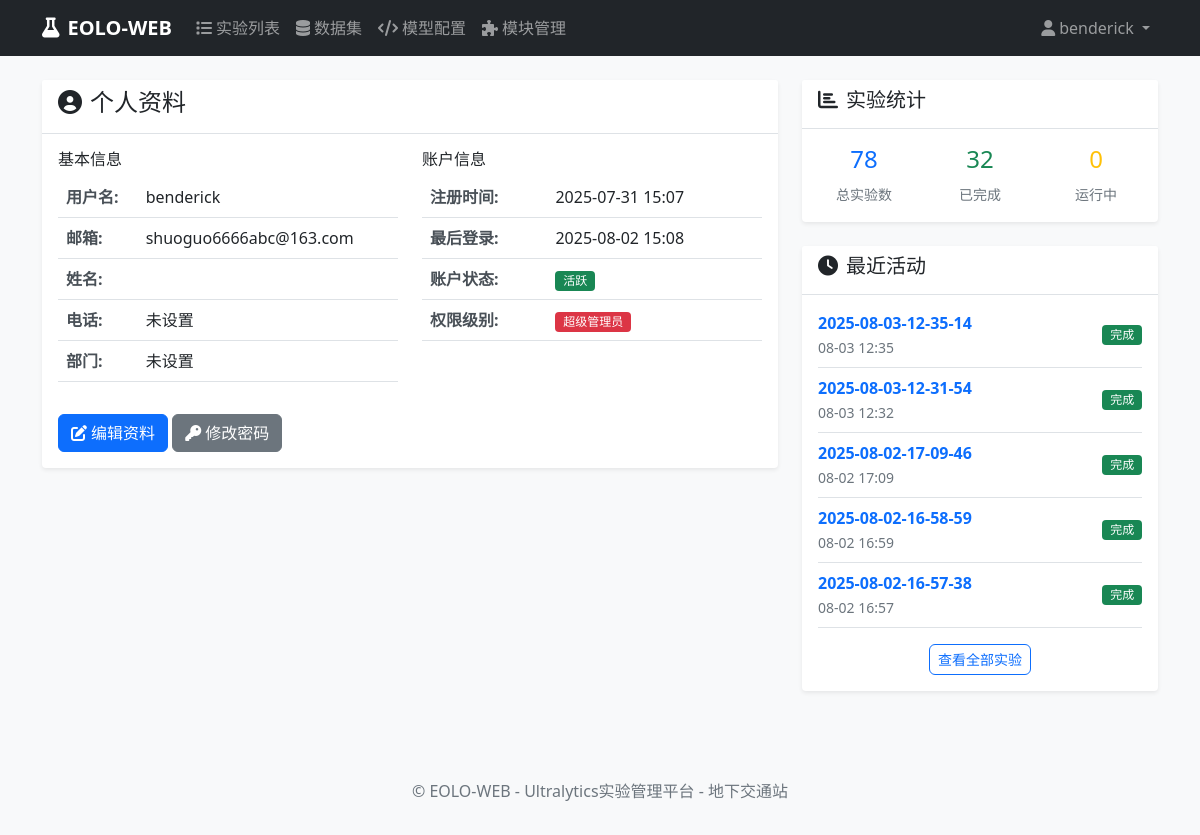
The app's page /accounts/profile/ (signed in), older data.
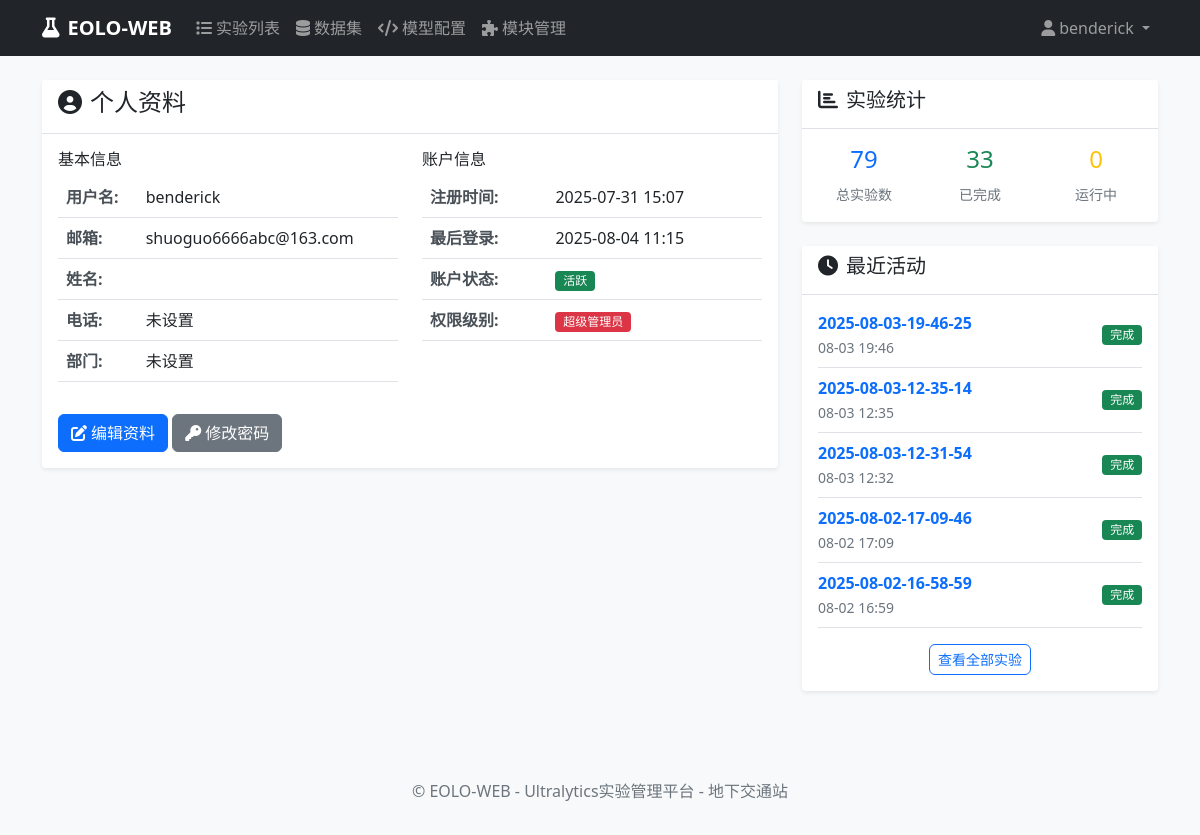
The same page, newer data.
### accounts/models.py (models this page shows, shortened)
class User(AbstractUser):
    phone = models.CharField(max_length=15, blank=True, null=True, verbose_name="电话号码")
    department = models.CharField(max_length=100, blank=True, null=True, verbose_name="部门")
    created_at = models.DateTimeField(auto_now_add=True, verbose_name="创建时间")
    updated_at = models.DateTimeField(auto_now=True, verbose_name="更新时间")
    class Meta:
        verbose_name = "用户"
        verbose_name_plural = "用户"

### experiments/models.py (models this page shows, shortened)
class Experiment(models.Model):
    EXPERIMENT_STATUS_CHOICES = [
        ('pending', '待启动'),
        ('queued', '排队'),
        ('running', '运行'),
        ('interrupted', '中断'),
        ('error', '错误'),
        ('completed', '完成'),
    ]
    TASK_TYPE_CHOICES = [
        ('detect', '目标检测'),
        ('segment', '实例分割'),
        ('classify', '图像分类'),
        ('pose', '姿态估计'),
        ('track', '目标跟踪'),
    ]
    name = models.CharField(max_length=200, verbose_name="实验名称")
    description = models.TextField(blank=True, null=True, verbose_name="实验描述")
    user = models.ForeignKey(User, on_delete=models.CASCADE, verbose_name="创建用户")
    task_type = models.CharField(max_length=20, choices=TASK_TYPE_CHOICES, default='detect', verbose_name="任务类型")
    model_configs = models.TextField(blank=True, null=True, verbose_name="模型配置", help_text="逗号分隔的模型配置路径")
    setting_config = models.CharField(max_length=200, blank=True, null=True, verbose_name="参数配置", help_text="参数配置文件路径")
    dataset = models.CharField(max_length=200, default='', verbose_name="数据集名称")
    epochs = models.IntegerField(default=100, verbose_name="训练轮数")
    batch_size = models.IntegerField(default=16, verbose_name="批量大小")
    device = models.CharField(max_length=20, default='auto', verbose_name="设备")
    SCALE_CHOICES = [
        ('n', 'Nano'),
        ('s', 'Small'),
        ('m', 'Medium'),
        ('l', 'Large'),
        ('x', 'Extra Large'),
    ]
    scale = models.CharField(max_length=1, choices=SCALE_CHOICES, default='n', verbose_name="尺寸")
    group = models.CharField(max_length=100, blank=True, null=True, verbose_name="分组")
    exp_timestamp = models.CharField(max_length=50, blank=True, null=True, verbose_name="实验时间戳")
    project_name = models.CharField(max_length=100, blank=True, null=True, verbose_name="项目名称")
    status = models.CharField(max_length=20, choices=EXPERIMENT_STATUS_CHOICES, default='pending', verbose_name="状态")
    command = models.TextField(blank=True, null=True, verbose_name="生成的命令")
    created_at = models.DateTimeField(auto_now_add=True, verbose_name="创建时间")
    updated_at = models.DateTimeField(auto_now=True, verbose_name="更新时间")
    started_at = models.DateTimeField(blank=True, null=True, verbose_name="开始时间")
    completed_at = models.DateTimeField(blank=True, null=True, verbose_name="完成时间")
    log_file = models.CharField(max_length=500, blank=True, null=True, verbose_name="日志文件")
    result_file = models.CharField(max_length=500, blank=True, null=True, verbose_name="结果文件")
    error_message = models.TextField(blank=True, null=True, verbose_name="错误信息")
    class Meta:
        verbose_name = "实验"
        verbose_name_plural = "实验"
        ordering = ['-created_at']

### accounts/views.py (the view)
# urls.py: path('profile/', views.profile_view, name='profile'),
@login_required
def profile_view(request):
    user = request.user
    total_experiments = user.experiment_set.count()
    completed_experiments = user.experiment_set.filter(status='completed').count()
    running_experiments = user.experiment_set.filter(status='running').count()
    recent_experiments = user.experiment_set.all()[:5]
    context = {
        'user': user,
        'total_experiments': total_experiments,
        'completed_experiments': completed_experiments,
        'running_experiments': running_experiments,
        'recent_experiments': recent_experiments,
    }
    return render(request, 'accounts/profile.html', context)

### templates/accounts/profile.html (shortened to what the changed rows need)
{% extends 'base.html' %}
{% block content %}
<div class="row">
    <div class="col-md-8">
        <div class="card">
            <div class="card-body">
                <div class="row">
                    <div class="col-md-6">
                        <table class="table">
                            <tr>
                                <th>用户名:</th>
                                <td>{{ user.username }}</td>
                            </tr>
                            <tr>
                                <th>邮箱:</th>
                                <td>{{ user.email|default:"未设置" }}</td>
                            </tr>
                            <tr>
                                <th>姓名:</th>
                            </tr>
                            <tr>
                                <th>电话:</th>
                                <td>{{ user.phone|default:"未设置" }}</td>
                            </tr>
                            <tr>
                                <th>部门:</th>
                                <td>{{ user.department|default:"未设置" }}</td>
                            </tr>
                        </table>
                    </div>
                    <div class="col-md-6">
                        <table class="table">
                            <tr>
                                <th>注册时间:</th>
                                <td>{{ user.date_joined|date:"Y-m-d H:i" }}</td>
                            </tr>
                            <tr>
                                <th>最后登录:</th>
                                <td>{{ user.last_login|date:"Y-m-d H:i"|default:"从未登录" }}</td>
                            </tr>
                            <tr>
                                <th>账户状态:</th>
                            </tr>
                            <tr>
                                <th>权限级别:</th>
                            </tr>
                        </table>
                    </div>
                </div>
            </div>
        </div>
    </div>
    <div class="col-md-4">
        <div class="card">
            <div class="card-body">
                <div class="row text-center">
                    <div class="col-4">
                        <h4 class="text-primary">{{ total_experiments }}</h4>
                        <small class="text-muted">总实验数</small>
                    </div>
                    <div class="col-4">
                        <h4 class="text-success">{{ completed_experiments }}</h4>
                        <small class="text-muted">已完成</small>
                    </div>
                </div>
            </div>
        </div>
        <div class="card mt-3">
            <div class="card-body">
                {% if recent_experiments %}
                    {% for experiment in recent_experiments %}
                    <div class="d-flex justify-content-between align-items-center mb-2 pb-2 border-bottom">
                        <div>
                            <a href="{% url 'experiments:detail' experiment.pk %}" class="text-decoration-none">
                                <strong>{{ experiment.name }}</strong>
                            </a>
                            <br>
                            <small class="text-muted">{{ experiment.created_at|date:"m-d H:i" }}</small>
                        </div>
                        <span class="badge
                            {% if experiment.status == 'pending' %}bg-secondary
                            {% elif experiment.status == 'running' %}bg-warning
                            {% elif experiment.status == 'completed' %}bg-success
                            {% elif experiment.status == 'failed' %}bg-danger
                            {% else %}bg-dark
                            {% endif %}">{{ experiment.get_status_display }}</span>
                    </div>
                    {% endfor %}
                {% else %}
                <div class="text-center text-muted">
                    <i class="fas fa-flask fa-2x mb-2"></i>
                    <p>您还没有创建任何实验</p>
                    <a href="{% url 'experiments:create' %}" class="btn btn-sm btn-primary">创建第一个实验</a>
                </div>
                {% endif %}
            </div>
        </div>
    </div>
</div>
{% endblock %}

### templates/base.html (shortened to what this page needs)
<!DOCTYPE html>
<html lang="zh-CN">
<head>
    {% load static %}
    <link href="{% static 'css/bootstrap.min.css' %}" rel="stylesheet">
    <link href="{% static 'css/all.min.css' %}" rel="stylesheet">
    <link rel="stylesheet" href="{% static 'css/main.css' %}">
</head>
<body>
    {% block navbar %}
    <nav class="navbar navbar-expand-lg navbar-dark bg-dark">
        <div class="container">
            <a class="navbar-brand" href="{% url 'experiments:dashboard' %}">
                <i class="fas fa-flask me-2"></i>EOLO-WEB
            </a>
            <div class="collapse navbar-collapse" id="navbarNav">
                {% if user.is_authenticated %}
                <ul class="navbar-nav me-auto">
                    <li class="nav-item">
                        <a class="nav-link" href="{% url 'experiments:list' %}">
                            <i class="fas fa-list me-1"></i>实验列表
                        </a>
                    </li>
                    <li class="nav-item">
                        <a class="nav-link" href="{% url 'datasets:list' %}">
                            <i class="fas fa-database me-1"></i>数据集
                        </a>
                    </li>
                    <li class="nav-item">
                        <a class="nav-link" href="{% url 'models_manager:model_manager' %}">
                            <i class="fas fa-code me-1"></i>模型配置
                        </a>
                    </li>
                    <li class="nav-item">
                        <a class="nav-link" href="{% url 'modules:list' %}">
                            <i class="fas fa-puzzle-piece me-1"></i>模块管理
                        </a>
                    </li>
                </ul>
                <ul class="navbar-nav">
                    <li class="nav-item dropdown">
                        <a class="nav-link dropdown-toggle" href="#" id="navbarDropdown" role="button" data-bs-toggle="dropdown">
                            <i class="fas fa-user me-1"></i>{{ user.username }}
                        </a>
                    </li>
                </ul>
                {% endif %}
            </div>
        </div>
    </nav>
    {% endblock %}
    <main class="container my-4">
        {% block content %}{% endblock %}
    </main>
    <footer class="bg-light text-center text-muted py-3 mt-5">
        <div class="container">
            <p>&copy; EOLO-WEB - Ultralytics实验管理平台 - 地下交通站</p>
        </div>
    </footer>
    {% load static %}
</body>
</html>

Row changes from the older to the newer data that the page shows:
no longer on this page (row unchanged): Experiment: name "2025-08-02-16-57-38", created_at "08-02 16:57", status "完成"
changed User "benderick": last_login "2025-08-02 15:08" → "2025-08-04 11:15"
added Experiment: name "2025-08-03-19-46-25", created_at "08-03 19:46", status "完成"
Text that changed along with them:
{{ total_experiments }}: "78" → "79"
{{ completed_experiments }}: "32" → "33"
